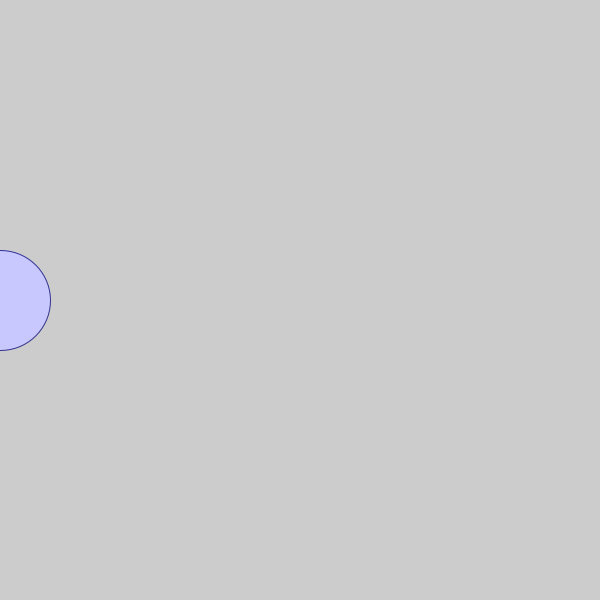
Frame 1 (no input)
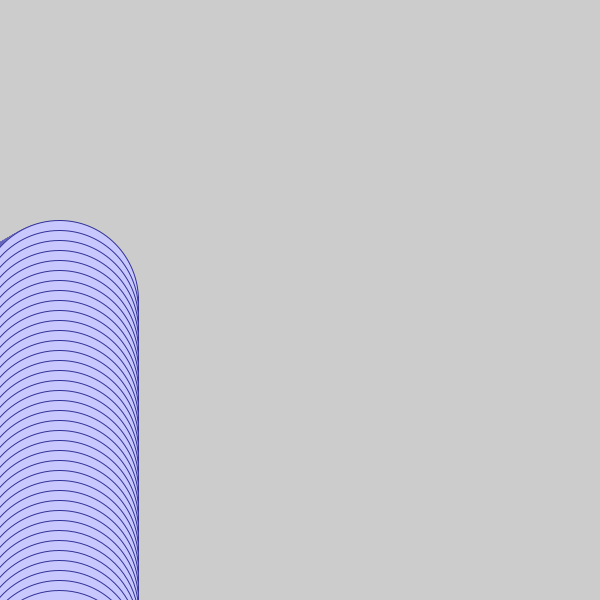
Frame 60 (the mouse pressed at the canvas centre just before this capture)
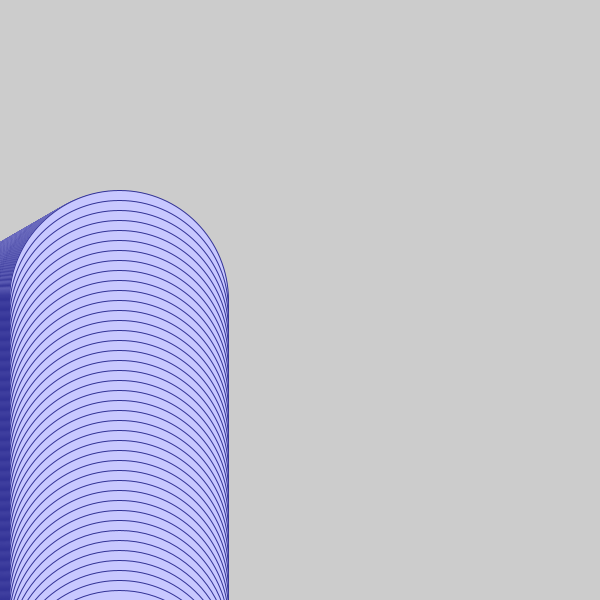
Frame 120 (the mouse held since frame 60 and released just before this capture)

The Processing sketch that drew these frames (run headless with seeded random() and noise(); from frame 60 on, the mouse is pressed at the canvas centre):

// Processing sketch: processing_140584
// ── processing_140584.pde


// based on this example:
//   http://rorys.webfactional.com/creative-computing/2014-spring/week04_motion_07.pde
// from here:
//   http://rorys.webfactional.com/creative-computing/2014-spring/week04.html

int x = 0;
int direction = 1;

int s = 100;

int num = 1;

void setup() {
  size(600, 600);
  smooth();
  stroke(50, 50, 150);
  fill(200, 200, 255);

  // uncomment this to slow down the frame rate:
  // frameRate(10);
}

void draw() {
  //background(255);

  // uncomment this to see the values
  // println(x);

  int i = 0;
  while ( i < num ) {
    ellipse(x, 300 + 10*i, s, s);  
    i = i + 1;
  }
  
  num = num + 1;

  // change the 1 to other numbers to speed up or slow down:  
  x = x + direction;

  s = s + 1;
  
  if ( x > width ) {
    direction = -1;
  } 
  else if ( x < 0 ) {
    direction = 1;
  }
}
